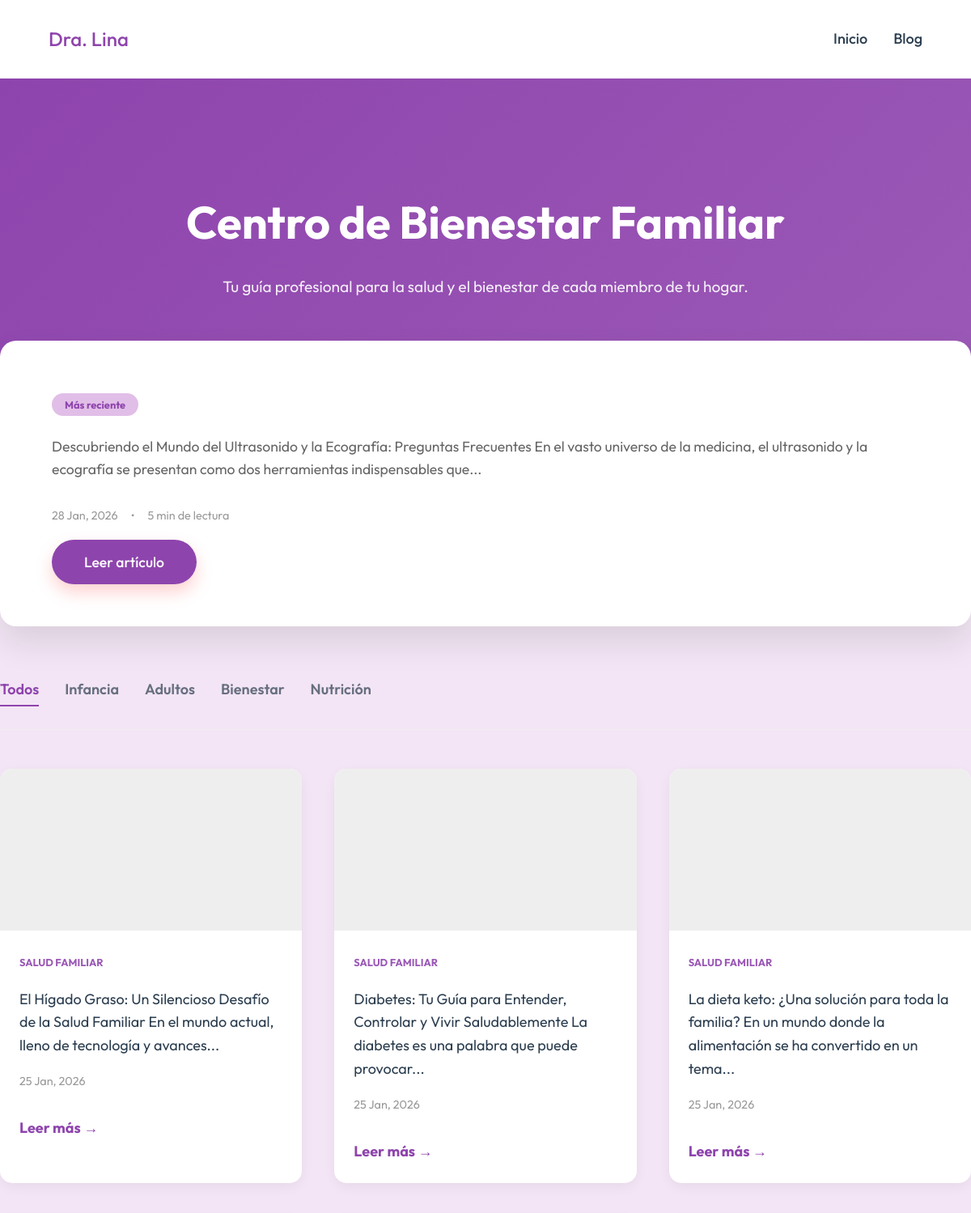
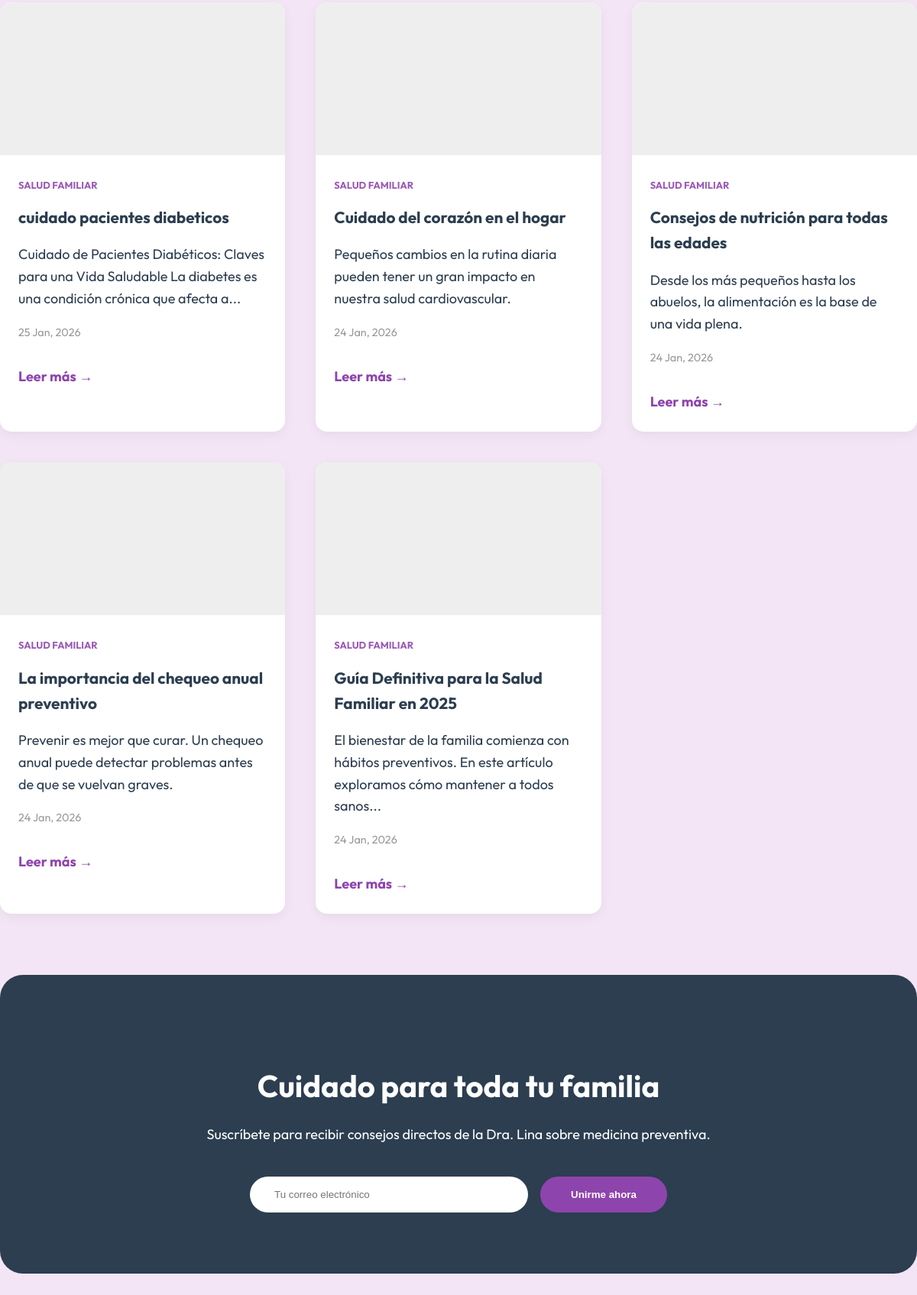
Page /blog on the committed database (2 pictures, top to bottom).
### models.py (models this page shows)
class BlogPost(db.Model):
    id = db.Column(db.Integer, primary_key=True)
    title = db.Column(db.String(200), nullable=False)
    content = db.Column(db.Text, nullable=False)
    featured_image_url = db.Column(db.String(500))
    seo_keywords = db.Column(db.String(300))
    author_id = db.Column(db.Integer, db.ForeignKey('user.id'))
    created_at = db.Column(db.DateTime, default=datetime.utcnow)
    is_published = db.Column(db.Boolean, default=True)

### app.py (the view)
    @app.route('/blog')
    def blog():
        all_posts = BlogPost.query.filter_by(is_published=True).order_by(BlogPost.created_at.desc()).all()
        featured_post = all_posts[0] if all_posts else None
        recent_posts = all_posts[1:] if len(all_posts) > 1 else []
        return render_template('public/blog.html', featured_post=featured_post, recent_posts=recent_posts)

### templates/public/blog.html (shortened to what this page needs)
{% extends "base.html" %}
{% block content %}
<header class="blog-hero">
    <div class="container">
        <h1>Centro de Bienestar Familiar</h1>
        <p>Tu guía profesional para la salud y el bienestar de cada miembro de tu hogar.</p>
    </div>
</header>
<div class="container blog-main">
    {% if featured_post %}
    <section class="featured-post">
        <div class="featured-card">
            <div class="featured-info">
                <span class="badge">Más reciente</span>
                <p>{{ featured_post.content|striptags|truncate(200) }}</p>
                <div class="meta">
                    <span>{{ featured_post.created_at.strftime('%d %b, %Y') }}</span>
                    <span>&bull;</span>
                    <span>5 min de lectura</span>
                </div>
                <a href="{{ url_for('post_detail', post_id=featured_post.id) }}" class="btn-primary">Leer artículo</a>
            </div>
        </div>
    </section>
    {% endif %}
    <section class="categories-nav">
        <ul>
            <li><a href="#" class="active">Todos</a></li>
            <li><a href="#">Infancia</a></li>
            <li><a href="#">Adultos</a></li>
            <li><a href="#">Bienestar</a></li>
            <li><a href="#">Nutrición</a></li>
        </ul>
    </section>
    <section class="recent-posts">
        <div class="posts-grid">
            {% for post in recent_posts %}
            <article class="post-card">
                <div class="post-image"
                    style="background-image: url('{{ post.featured_image_url or '/static/img/default-blog.jpg' }}');">
                </div>
                <div class="post-details">
                    <span class="post-cat">Salud Familiar</span>
                    <h3>{{ post.title }}</h3>
                    <p class="post-excerpt">{{ post.content|striptags|truncate(120) }}</p>
                    <div class="meta">
                        <span>{{ post.created_at.strftime('%d %b, %Y') }}</span>
                    </div>
                    <a href="{{ url_for('post_detail', post_id=post.id) }}" class="link">Leer más &rarr;</a>
                </div>
            </article>
            {% endfor %}
        </div>
    </section>
    <section class="newsletter-cta">
        <div class="cta-content">
            <h2>Cuidado para toda tu familia</h2>
            <p>Suscríbete para recibir consejos directos de la Dra. Lina sobre medicina preventiva.</p>
            <form class="cta-form">
                <input type="email" placeholder="Tu correo electrónico" required>
                <button type="submit">Unirme ahora</button>
            </form>
        </div>
    </section>
</div>
{% endblock %}

### templates/base.html (shortened to what this page needs)
<!DOCTYPE html>
<html lang="es">
<head>
    <link rel="stylesheet" href="{{ url_for('static', filename='css/style.css') }}">
</head>
<body>
    <nav>
        <div class="logo"><a href="{{ url_for('index') }}" style="color: inherit; text-decoration: none;">Dra. Lina</a>
        </div>
        <ul>
            <li><a href="{{ url_for('index') }}">Inicio</a></li>
            <li><a href="{{ url_for('blog') }}">Blog</a></li>
        </ul>
    </nav>
    <main>
        {% block content %}{% endblock %}
    </main>
</body>
</html>

### static/css/style.css (style rules this page uses)
:root { --primary: #8e44ad; --secondary: #9b59b6; --accent: #e1bee7; --dark: #2c3e50; --light: #f3e5f5; --white: #FFFFFF; --text-muted: #7f8c8d; }
body { font-family: 'Outfit', sans-serif; background-color: var(--light); color: var(--dark); margin: 0; line-height: 1.6; font-size: 18px; }
nav { display: flex; justify-content: space-between; align-items: center; padding: 1rem 5%; background: var(--white); box-shadow: 0 2px 10px rgba(0, 0, 0, 0.05); }
.logo { font-size: 1.5rem; font-weight: 700; color: var(--primary); }
nav ul { list-style: none; display: flex; gap: 2rem; }
a { text-decoration: none; color: var(--dark); font-weight: 500; transition: color 0.3s; }
.btn-primary { margin-top: 2rem; background: var(--primary); color: var(--white); padding: 1rem 2.5rem; border-radius: 50px; font-size: 1.1rem; box-shadow: 0 10px 20px rgba(255, 107, 107, 0.3); transition: transform 0.3s; }

### templates/public/blog.html (style rules this page uses)
.blog-hero { background: linear-gradient(135deg, var(--primary), var(--secondary)); color: white; padding: 6rem 0; text-align: center; }
.blog-hero h1 { font-size: 3.5rem; margin-bottom: 1rem; color: white; }
.blog-hero p { font-size: 1.2rem; opacity: 0.9; }
.blog-main { margin-top: -4rem; }
.featured-card { background: white; border-radius: 20px; box-shadow: 0 20px 40px rgba(0, 0, 0, 0.1); display: flex; overflow: hidden; margin-bottom: 4rem; }
.featured-info { padding: 4rem; flex: 1; }
.badge { background: var(--accent); color: var(--primary); padding: 0.4rem 1rem; border-radius: 20px; font-size: 0.8rem; font-weight: 700; }
.featured-info p { color: #666; font-size: 1.1rem; margin-bottom: 2rem; }
.meta { display: flex; gap: 1rem; color: #999; font-size: 0.9rem; margin-bottom: 2rem; }
.categories-nav { margin-bottom: 3rem; border-bottom: 1px solid #eee; padding-bottom: 1rem; }
.categories-nav ul { list-style: none; display: flex; gap: 2rem; padding: 0; }
.categories-nav a { color: var(--dark); opacity: 0.7; font-weight: 600; padding: 0.5rem 0; text-decoration: none; transition: all 0.3s ease; }
.categories-nav a.active { color: var(--primary); opacity: 1; border-bottom: 2px solid var(--primary); }
.posts-grid { display: grid; grid-template-columns: repeat(auto-fill, minmax(320px, 1fr)); gap: 2.5rem; margin-bottom: 5rem; }
.post-card { background: white; border-radius: 15px; overflow: hidden; transition: transform 0.3s; box-shadow: 0 5px 15px rgba(0, 0, 0, 0.05); }
.post-image { height: 200px; background: #eee; }
.post-details { padding: 1.5rem; }
.post-cat { color: var(--secondary); font-size: 0.8rem; font-weight: 700; text-transform: uppercase; }
.post-details h3 { margin: 0.8rem 0; font-size: 1.3rem; }
.post-details .link { color: var(--primary); font-weight: 700; text-decoration: none; }
.newsletter-cta { background: var(--dark); color: white; padding: 5rem; border-radius: 30px; text-align: center; margin-bottom: 5rem; }
.cta-content h2 { font-size: 2.5rem; margin-bottom: 1rem; color: white; }
.cta-form { display: flex; gap: 1rem; justify-content: center; margin-top: 2.5rem; }
.cta-form input { padding: 1rem 2rem; border-radius: 50px; border: none; width: 300px; }
.cta-form button { background: var(--primary); color: white; border: none; padding: 1rem 2.5rem; border-radius: 50px; font-weight: 700; cursor: pointer; }

### rows in the picture
BlogPost: content "Descubriendo el Mundo del Ultrasonido y la Ecografía: Preguntas Frecuentes En el vasto universo de la medicina, el ultrasonido y la ecografía se presentan como dos herramientas indispensables que...", created_at "28 Jan, 2026"
BlogPost: content "El Hígado Graso: Un Silencioso Desafío de la Salud Familiar En el mundo actual, lleno de tecnología y avances...", created_at "25 Jan, 2026"
BlogPost: content "Diabetes: Tu Guía para Entender, Controlar y Vivir Saludablemente La diabetes es una palabra que puede provocar...", created_at "25 Jan, 2026"
BlogPost: content "La dieta keto: ¿Una solución para toda la familia? En un mundo donde la alimentación se ha convertido en un tema...", created_at "25 Jan, 2026"
BlogPost: title "cuidado pacientes diabeticos", content "Cuidado de Pacientes Diabéticos: Claves para una Vida Saludable La diabetes es una condición crónica que afecta a...", created_at "25 Jan, 2026"
BlogPost: title "Cuidado del corazón en el hogar", content "Pequeños cambios en la rutina diaria pueden tener un gran impacto en nuestra salud cardiovascular.", created_at "24 Jan, 2026"
BlogPost: title "Consejos de nutrición para todas las edades", content "Desde los más pequeños hasta los abuelos, la alimentación es la base de una vida plena.", created_at "24 Jan, 2026"
BlogPost: title "La importancia del chequeo anual preventivo", content "Prevenir es mejor que curar. Un chequeo anual puede detectar problemas antes de que se vuelvan graves.", created_at "24 Jan, 2026"
BlogPost: title "Guía Definitiva para la Salud Familiar en 2025", content "El bienestar de la familia comienza con hábitos preventivos. En este artículo exploramos cómo mantener a todos sanos...", created_at "24 Jan, 2026"
